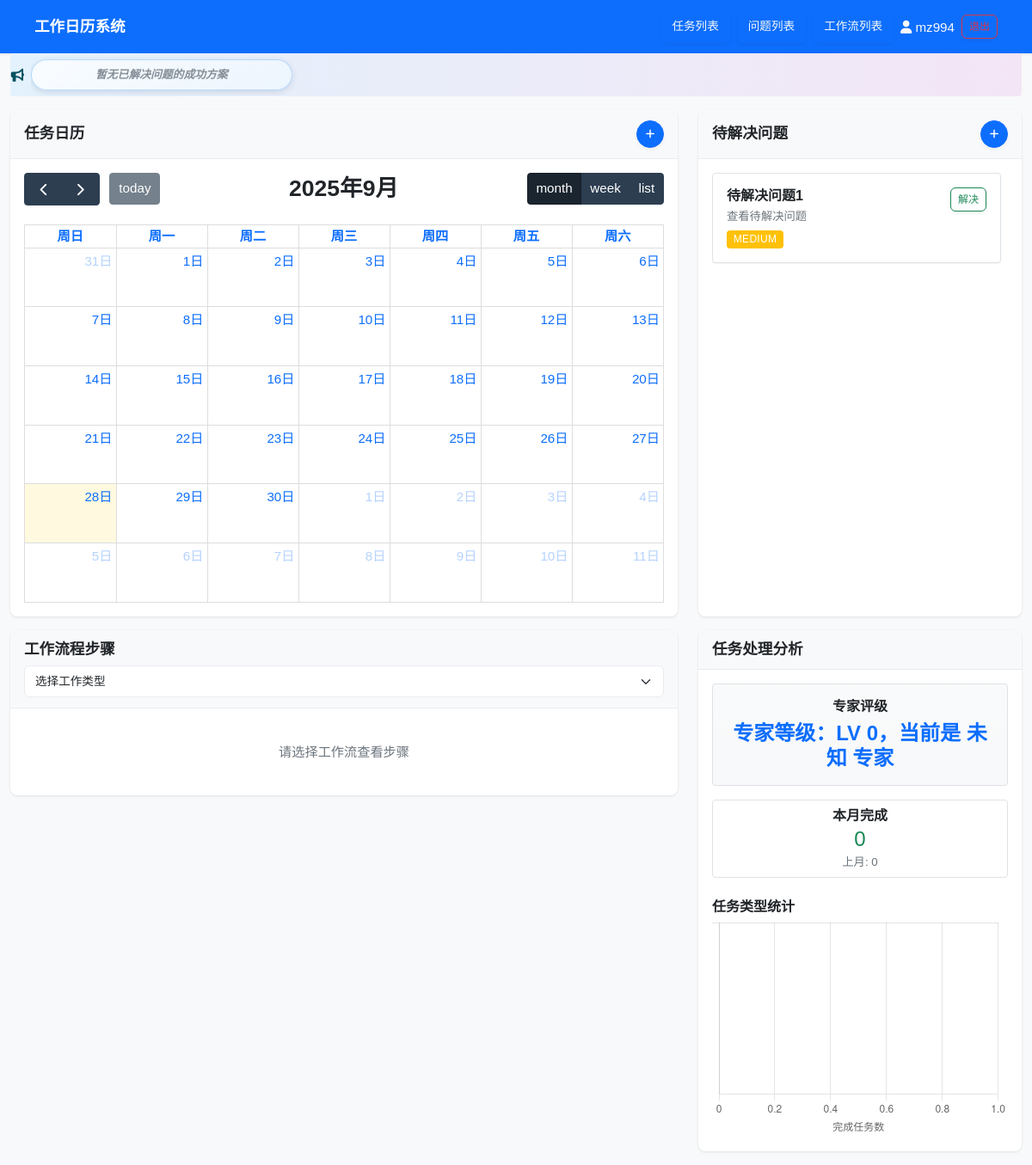
Before: / (signed in) with the older database file.
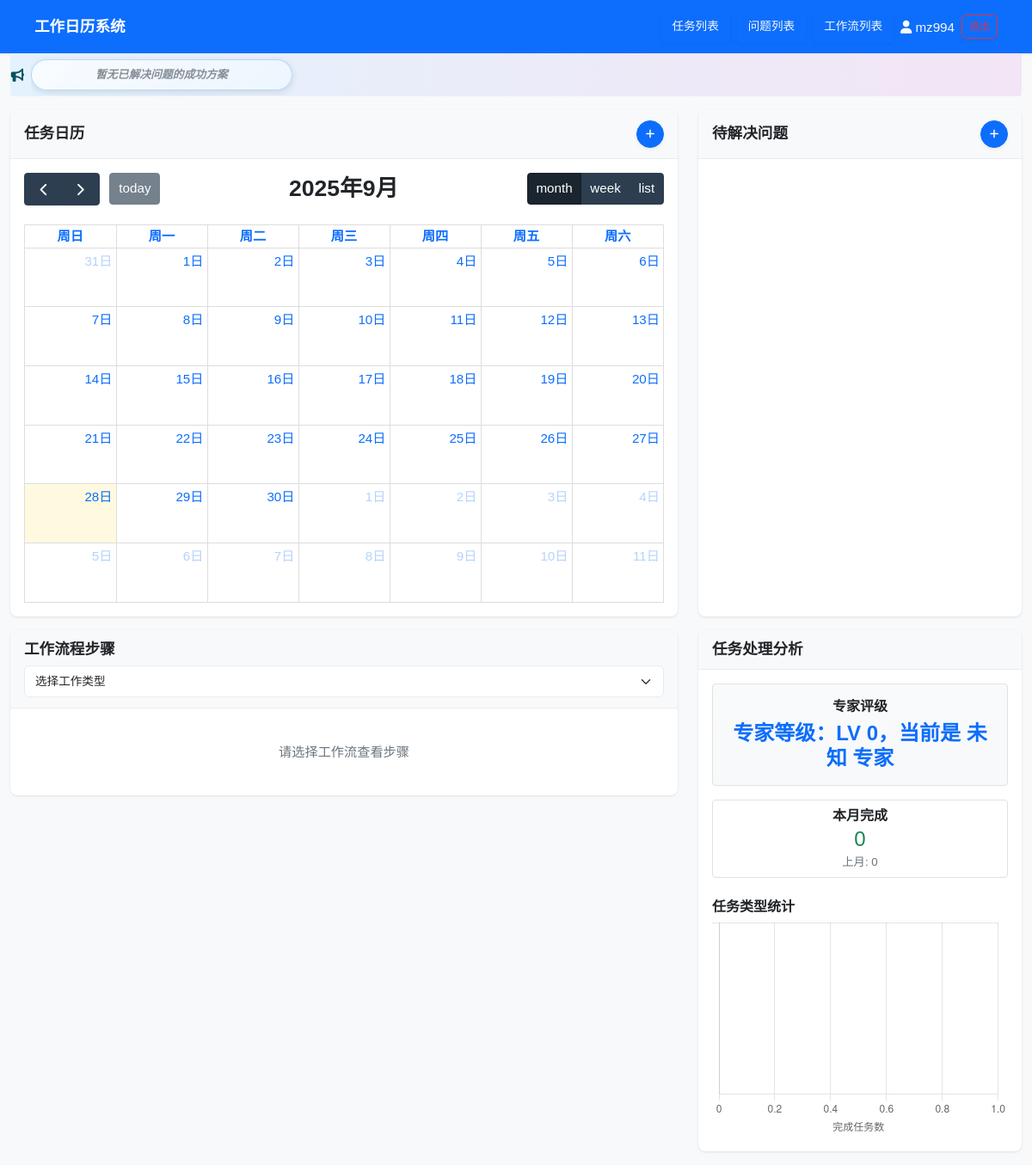
After: the same page with the newer database file.
### models/issue.py (models this page shows, shortened)
class Issue(db.Model):
    __tablename__ = 'issues'
    id = db.Column(db.Integer, primary_key=True)
    title = db.Column(db.String(200), nullable=False)
    description = db.Column(db.Text)
    priority = db.Column(db.String(20), default='medium')  # low, medium, high
    status = db.Column(db.String(20), default='open')  # open, resolved
    created_at = db.Column(db.DateTime, default=datetime.utcnow)
    resolved_at = db.Column(db.DateTime)
    solutions = db.Column(db.Text)  # 解决方案列表，JSON格式存储
    successful_solution = db.Column(db.Text)  # 成功的解决方案
    user_id = db.Column(db.Integer, db.ForeignKey('users.id'), nullable=True)
    def to_dict(self):
        import json
        solutions_list = []
        if self.solutions:
            try:
                solutions_list = json.loads(self.solutions)
            except:
                solutions_list = []
        return {
            'id': self.id,
            'title': self.title,
            'description': self.description,
            'priority': self.priority,
            'status': self.status,
            'created_at': self.created_at.isoformat() if self.created_at else None,
            'resolved_at': self.resolved_at.isoformat() if self.resolved_at else None,
            'solutions': solutions_list,
            'successful_solution': self.successful_solution
        }

### routes/main_routes.py (the view)
@main_bp.route('/')
@login_required
def index():
    tasks = TaskService.get_pending_tasks()
    issues = IssueService.get_open_issues()
    return render_template('index.html', tasks=tasks, issues=issues)

### app.py (called while the page is built)
@login_manager.user_loader
def load_user(user_id):
    from models import User
    return User.query.get(int(user_id))

### services/issue_service.py (called while the page is built)
    @staticmethod
    def get_open_issues(user_id: Optional[int] = None) -> List[Dict[str, Any]]:
        query = Issue.query.filter_by(status='open')
        if user_id is not None:
            query = query.filter_by(user_id=user_id)
        issues = query.order_by(Issue.priority.desc()).all()
        return [issue.to_dict() for issue in issues]

### services/task_service.py (called while the page is built)
    @staticmethod
    def get_pending_tasks() -> List[Task]:
        return Task.query.filter_by(status='pending').order_by(Task.created_at.desc()).all()

### templates/index.html (shortened to what the changed rows need)
<!DOCTYPE html>
<html lang="zh-CN">
<head>
    <link href="{{ url_for('static', filename='libs/bootstrap.min.css') }}" rel="stylesheet">
    <link href="https://cdnjs.cloudflare.com/ajax/libs/font-awesome/6.0.0/css/all.min.css" rel="stylesheet">
    <link href="{{ url_for('static', filename='css/style.css') }}" rel="stylesheet">
</head>
<body>
    <div class="container-fluid">
        <div class="row mt-3">
            <div class="col-md-4">
                <div class="card">
                    <div class="card-body">
                        <div id="issuesList">
                            {% for issue in issues %}
                            <div class="issue-item mb-3 p-3 border rounded">
                                <div class="d-flex justify-content-between align-items-start">
                                    <div>
                                        <h6 class="mb-1">{{ issue.title }}</h6>
                                        <p class="mb-1 text-muted small">{{ issue.description }}</p>
                                        {% if issue.priority == 'high' %}
                                        <span class="badge bg-danger">{{ issue.priority }}</span>
                                        {% elif issue.priority == 'medium' %}
                                        <span class="badge bg-warning">{{ issue.priority }}</span>
                                        {% else %}
                                        <span class="badge bg-secondary">{{ issue.priority }}</span>
                                        {% endif %}
                                    </div>
                                    <button class="btn btn-sm btn-outline-success" onclick="resolveIssue('{{ issue.id }}')">解决</button>
                                </div>
                            </div>
                            {% endfor %}
                        </div>
                    </div>
                </div>
            </div>
        </div>
    </div>
</body>
</html>

Changed rows visible on the page:
removed Issue: title "待解决问题1", description "查看待解决问题", priority "MEDIUM"
